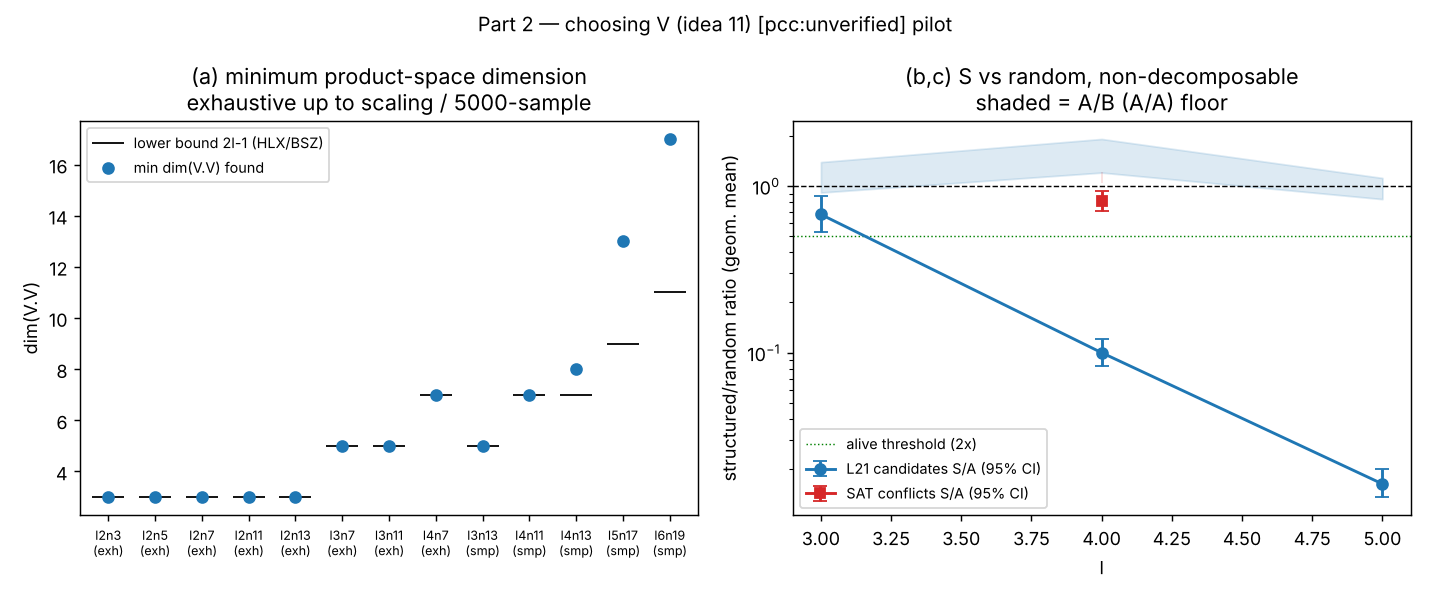

Python code for this plot:
"""Part 2 figure, two panels:
(left)  part (a): min dim(V.V) found vs the 2l-1 lower bound, per covered cell.
(right) part (c)/(b): S/A ratio with A/B (A/A) floor for L21 candidates (and SAT conflicts if run),
        non-decomposable, with 95% intervals. SVG + PNG."""
import json, os
import matplotlib
matplotlib.use('Agg')
import matplotlib.pyplot as plt

HERE = os.path.dirname(os.path.abspath(__file__))
R = json.load(open(os.path.join(HERE, 'results.json')))
fig, (axL, axR) = plt.subplots(1, 2, figsize=(11, 4.6))

# left: min w vs 2l-1
pa = R['part_a']
rows = []
for c in pa.get('exhaustive', []):
    rows.append((f"l{c['l']}n{c['n']}\n(exh)", c['lower_bound_2lm1'], c['min_w']))
for c in pa.get('sampled', []):
    rows.append((f"l{c['l']}n{c['n']}\n(smp)", c['lower_bound_2lm1'], c['random_min']))
labels = [r[0] for r in rows]
x = range(len(rows))
axL.plot(x, [r[1] for r in rows], 'k--', marker='_', ms=18, lw=0, label='lower bound 2l-1 (HLX/BSZ)')
axL.plot(x, [r[2] for r in rows], 'o', color='#1f77b4', label='min dim(V.V) found')
axL.set_xticks(list(x)); axL.set_xticklabels(labels, fontsize=7)
axL.set_ylabel('dim(V.V)')
axL.set_title('(a) minimum product-space dimension\nexhaustive up to scaling / 5000-sample')
axL.legend(fontsize=8)

# right: S/A with A/B floor, L21 candidates (and SAT conflicts) nondec
def series(unitdict, label, col, mk):
    pts = []
    for key, d in sorted(unitdict.items()):
        if key.endswith('nondec'):
            l = d['l']
            pts.append((l, d['S_over_A'], d['S_over_A_ci'], d['A_over_B'], d['A_over_B_ci']))
    if not pts:
        return
    ls = [p[0] for p in pts]
    sa = [p[1] for p in pts]
    se = [[p[1] - p[2][0] for p in pts], [p[2][1] - p[1] for p in pts]]
    axR.errorbar(ls, sa, yerr=se, color=col, marker=mk, capsize=4, lw=1.6, label=f'{label} S/A (95% CI)')
    ab_lo = [p[4][0] for p in pts]; ab_hi = [p[4][1] for p in pts]
    axR.fill_between(ls, ab_lo, ab_hi, color=col, alpha=0.15)

if R.get('part_c', {}).get('cands'):
    series(R['part_c']['cands'], 'L21 candidates', '#1f77b4', 'o')
if R.get('part_b', {}).get('conflicts'):
    series(R['part_b']['conflicts'], 'SAT conflicts', '#d62728', 's')
axR.axhline(1.0, color='k', lw=0.8, ls='--')
axR.axhline(0.5, color='green', lw=0.8, ls=':', label='alive threshold (2x)')
axR.set_yscale('log')
axR.set_xlabel('l'); axR.set_ylabel('structured/random ratio (geom. mean)')
axR.set_title('(b,c) S vs random, non-decomposable\nshaded = A/B (A/A) floor')
axR.legend(fontsize=8)
fig.suptitle('Part 2 — choosing V (idea 11) [pcc:unverified] pilot', fontsize=11)
fig.tight_layout()
fig.savefig(os.path.join(HERE, 'figure.svg'))
fig.savefig(os.path.join(HERE, 'figure.png'), dpi=130)
print('wrote figure.svg / figure.png')
